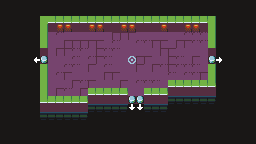

A 2D game scene composited from a Tiled map and its tileset images. What follows is a short description and the map's XML, with every tile layer's data as written:
An orthogonal 32x18 tile map with 8x8 px tiles, 2 tile layers (Background, Forground) and 2 objects.

<map version="1.2" tiledversion="1.3.2" orientation="orthogonal" renderorder="right-down" compressionlevel="0" width="32" height="18" tilewidth="8" tileheight="8" infinite="0" nextlayerid="4" nextobjectid="3">
 <tileset firstgid="1" source="../Tilesets/DungeonTileSet.tsx" />
 <layer id="1" name="Background" width="32" height="18">
  <data encoding="csv">
1,1,1,1,1,1,1,1,1,1,1,1,1,1,1,1,1,1,1,1,1,1,1,1,1,1,1,1,1,1,1,1,
1,1,1,1,1,1,1,1,1,1,1,1,1,1,1,1,1,1,1,1,1,1,1,1,1,1,1,1,1,1,1,1,
1,1,1,1,1,2,3,3,3,3,3,3,3,3,3,3,3,3,3,3,3,3,3,3,3,3,4,1,1,1,1,1,
1,1,1,1,1,4,5,51,51,5,5,51,51,5,5,51,51,5,5,5,51,5,5,51,51,5,4,1,1,1,1,1,
1,1,1,1,1,4,16,17,16,16,16,16,16,16,18,18,18,16,16,16,16,16,16,17,17,17,4,1,1,1,1,1,
1,1,1,1,1,4,16,16,18,18,18,18,18,16,17,16,16,17,17,18,18,16,18,18,17,17,4,1,1,1,1,1,
1,1,1,1,1,5,16,18,18,17,17,16,18,17,17,16,16,16,16,16,18,18,16,16,16,16,5,1,1,1,1,1,
1,1,1,1,121,16,16,16,16,17,16,17,18,17,16,16,125,18,18,16,16,18,17,16,18,16,16,122,1,1,1,1,
1,1,1,1,1,4,16,16,17,17,16,18,16,17,16,16,16,18,16,18,17,18,17,17,17,16,4,1,1,1,1,1,
1,1,1,1,1,4,16,17,18,16,16,16,16,18,18,16,16,16,16,16,16,17,16,17,17,18,4,1,1,1,1,1,
1,1,1,1,1,4,16,16,16,18,17,18,16,16,16,18,16,17,17,17,16,0,0,0,0,0,0,1,1,1,1,1,
1,1,1,1,1,4,16,18,17,16,18,0,0,0,0,0,16,16,0,0,0,5,5,5,5,5,5,1,1,1,1,1,
1,1,1,1,1,0,0,0,0,0,0,5,5,5,5,5,16,16,5,5,5,47,47,47,47,47,47,1,1,1,1,1,
1,1,1,1,1,5,5,5,5,5,5,47,47,47,47,47,124,124,47,47,47,1,1,1,1,1,1,1,1,1,1,1,
1,1,1,1,1,47,47,47,47,47,47,1,1,1,1,1,1,1,1,1,1,1,1,1,1,1,1,1,1,1,1,1,
1,1,1,1,1,1,1,1,1,1,1,1,1,1,1,1,1,1,1,1,1,1,1,1,1,1,1,1,1,1,1,1,
1,1,1,1,1,1,1,1,1,1,1,1,1,1,1,1,1,1,1,1,1,1,1,1,1,1,1,1,1,1,1,1,
1,1,1,1,1,1,1,1,1,1,1,1,1,1,1,1,1,1,1,1,1,1,1,1,1,1,1,1,1,1,1,1
</data>
 </layer>
 <layer id="2" name="Forground" width="32" height="18">
  <data encoding="csv">
0,0,0,0,0,0,0,0,0,0,0,0,0,0,0,0,0,0,0,0,0,0,0,0,0,0,0,0,0,0,0,0,
0,0,0,0,0,0,0,0,0,0,0,0,0,0,0,0,0,0,0,0,0,0,0,0,0,0,0,0,0,0,0,0,
0,0,0,0,0,0,0,0,0,0,0,0,0,0,0,0,0,0,0,0,0,0,0,0,0,0,0,0,0,0,0,0,
0,0,0,0,0,0,0,0,0,0,0,0,0,0,0,0,0,0,0,0,0,0,0,0,0,0,0,0,0,0,0,0,
0,0,0,0,0,0,0,0,0,0,0,0,0,0,0,0,0,0,0,0,0,0,0,0,0,0,0,0,0,0,0,0,
0,0,0,0,0,0,0,0,0,0,0,0,0,0,0,0,0,0,0,0,0,0,0,0,0,0,0,0,0,0,0,0,
0,0,0,0,0,0,0,0,0,0,0,0,0,0,0,0,0,0,0,0,0,0,0,0,0,0,0,0,0,0,0,0,
0,0,0,0,0,40,0,0,0,0,0,0,0,0,0,0,0,0,0,0,0,0,0,0,0,0,40,0,0,0,0,0,
0,0,0,0,0,0,0,0,0,0,0,0,0,0,0,0,0,0,0,0,0,0,0,0,0,0,0,0,0,0,0,0,
0,0,0,0,0,0,0,0,0,0,0,0,0,0,0,0,0,0,0,0,0,0,0,0,0,0,0,0,0,0,0,0,
0,0,0,0,0,0,0,0,0,0,0,0,0,0,0,0,0,0,0,0,0,3,3,3,3,3,3,0,0,0,0,0,
0,0,0,0,0,0,0,0,0,0,0,3,3,3,3,3,0,0,3,3,3,0,0,0,0,0,0,0,0,0,0,0,
0,0,0,0,0,3,3,3,3,3,3,0,0,0,0,0,40,40,0,0,0,0,0,0,0,0,0,0,0,0,0,0,
0,0,0,0,0,0,0,0,0,0,0,0,0,0,0,0,0,0,0,0,0,0,0,0,0,0,0,0,0,0,0,0,
0,0,0,0,0,0,0,0,0,0,0,0,0,0,0,0,0,0,0,0,0,0,0,0,0,0,0,0,0,0,0,0,
0,0,0,0,0,0,0,0,0,0,0,0,0,0,0,0,0,0,0,0,0,0,0,0,0,0,0,0,0,0,0,0,
0,0,0,0,0,0,0,0,0,0,0,0,0,0,0,0,0,0,0,0,0,0,0,0,0,0,0,0,0,0,0,0,
0,0,0,0,0,0,0,0,0,0,0,0,0,0,0,0,0,0,0,0,0,0,0,0,0,0,0,0,0,0,0,0
</data>
 </layer>
 <objectgroup id="3" name="Spawns">
  <object id="1" x="80" y="56">
   <point />
  </object>
  <object id="2" x="153" y="40">
   <point />
  </object>
 </objectgroup>
</map>
